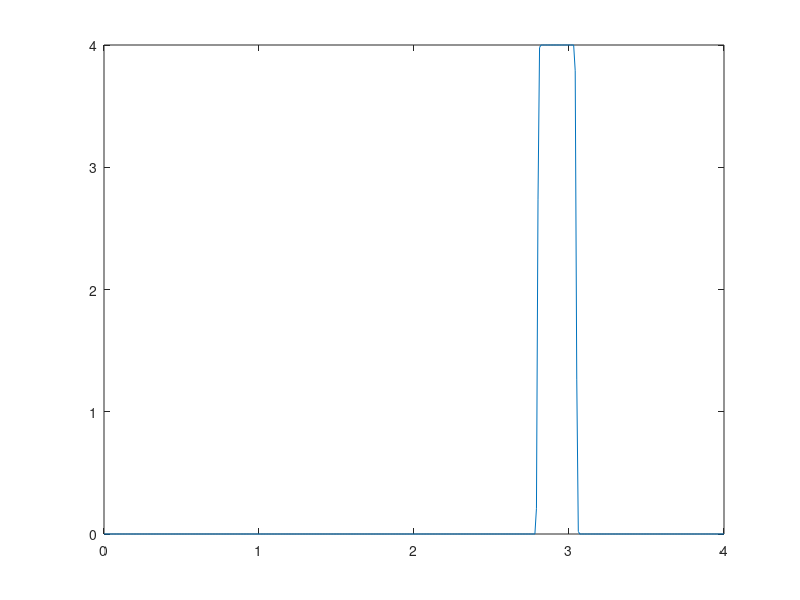

Write MATLAB code to recreate this figure.
% 
x = 0:0.01:4;
N = 1;
Vp = 2.8;
Verased = 1.4;
time = 5*365*24*3600;

% Gaussian Properties
Ks = 0.38;
Kd = 4e-4;
Km = 4e-6;
t0 = 3600;
mu = -Ks*(Vp-Verased)*Kd*(N^0.5)*log(1 + time/t0);
sigma2 = Ks*(Vp-Verased)*Km*(N^0.6)*log(1 + time/t0);
sigma = sqrt(sigma2);

%Uniform Properties
a = Vp;
b = Vp + 0.25;

combinedPDF = (normcdf((x-a),mu,sigma) - normcdf((x-b),mu,sigma))./(b-a);

plot(x,combinedPDF)
